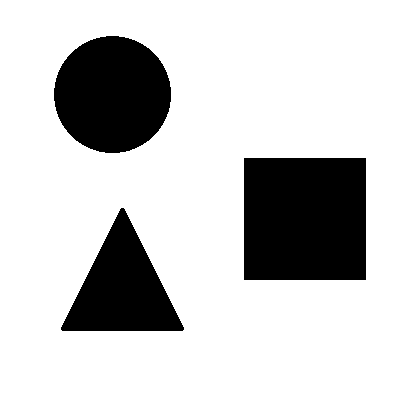
#> input picture second_report/samples/objects.png, 400 x 402 px
$ python dilation.py
#> lines starting #> are read from the running program, lines starting #| are printed output that depends on the picture; after the words box and inside, x2 and y2 are one past the last pixel; in counts of white or black regions, pixels touching at a corner belong together
import cv2
import numpy as np
from matplotlib import pyplot as plt


def dilate_img(gray, kernel):
    return cv2.dilate(gray, kernel, iterations=2)


if __name__ == '__main__':
    img = cv2.imread('../samples/objects.png')
#> img is the input picture: shape (402, 400, 3); 79.1% white; 3 black regions, box (x1, y1, x2, y2) and area: (244, 158, 366, 280) 14884, (54, 36, 171, 153) 10732, (61, 208, 184, 331) 7927
    gray_img = cv2.cvtColor(img, cv2.COLOR_BGR2GRAY)
    img_rows, img_cols = gray_img.shape
#> img_rows = 402; img_cols = 400
    gray_img = 255 - gray_img

    kernel3 = np.array([1, 1, 1] * 3)
    kernel5 = np.array([1, 1, 1] * 5)
    kernel7 = np.array([1, 1, 1] * 7)

    images = [gray_img,
              dilate_img(gray_img, kernel3),
              dilate_img(gray_img, kernel5),
              dilate_img(gray_img, kernel7)]
#> in dilate_img, `return cv2.dilate(gray, kernel, iterations=2)`:
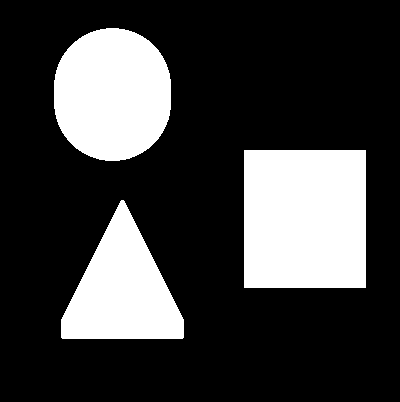
#> returned value: shape (402, 400); 24.5% white; 3 white regions, box (x1, y1, x2, y2) and area: (244, 150, 366, 288) 16836, (54, 28, 171, 161) 12604, (61, 200, 184, 339) 9895
#> in dilate_img (call 2), `return cv2.dilate(gray, kernel, iterations=2)`:
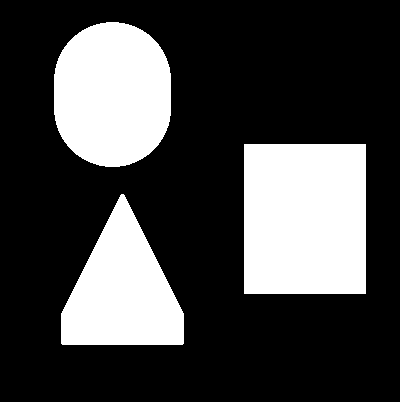
#> returned value: shape (402, 400); 27.2% white; 3 white regions, box (x1, y1, x2, y2) and area: (244, 144, 366, 294) 18300, (54, 22, 171, 167) 14008, (61, 194, 184, 345) 11371
#> in dilate_img (call 3), `return cv2.dilate(gray, kernel, iterations=2)`:
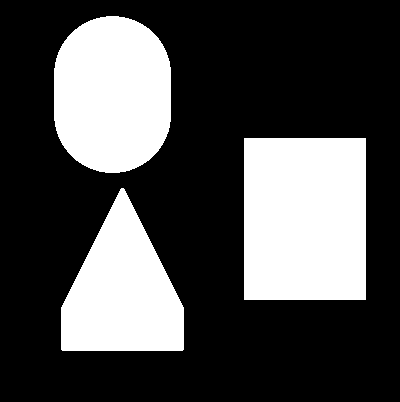
#> returned value: shape (402, 400); 29.9% white; 3 white regions, box (x1, y1, x2, y2) and area: (244, 138, 366, 300) 19764, (54, 16, 171, 173) 15412, (61, 188, 184, 351) 12847

    fig = plt.figure(1)
    titles = ['Original',
              'Dilation 1',
              'Dilation 2',
              'Dilation 3']

    for i in range(0, len(images)):
        plt.subplot(2, 2, i + 1), plt.imshow(images[i], 'gray')
        plt.title(titles[i])
        plt.axis('off')
        plt.subplots_adjust(left=0.0,
                            bottom=0.05,
                            right=1.0,
                            top=0.95,
                            wspace=0.0)
#> this loop made 4 passes

    plt.show()
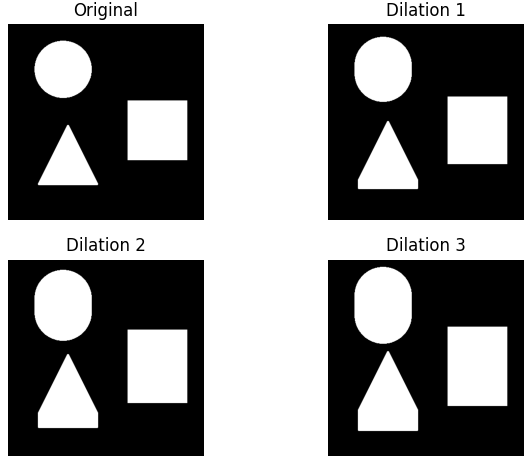
#> figure drawn by matplotlib, 4 panels
    fig.savefig("../results/dilation_figure.jpg", dpi=300)
